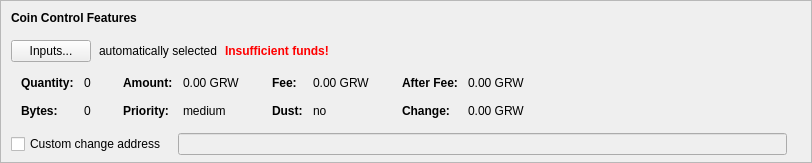
    <widget class="QFrame" name="frameCoinControl">
     <property name="sizePolicy">
      <sizepolicy hsizetype="Expanding" vsizetype="Expanding">
       <horstretch>0</horstretch>
       <verstretch>0</verstretch>
      </sizepolicy>
     </property>
     <property name="maximumSize">
      <size>
       <width>16777215</width>
       <height>16777215</height>
      </size>
     </property>
     <property name="frameShape">
      <enum>QFrame::StyledPanel</enum>
     </property>
     <property name="frameShadow">
      <enum>QFrame::Sunken</enum>
     </property>
     <layout class="QVBoxLayout" name="verticalLayoutCoinControl2">
      <property name="spacing">
       <number>0</number>
      </property>
      <property name="leftMargin">
       <number>0</number>
      </property>
      <property name="topMargin">
       <number>0</number>
      </property>
      <property name="rightMargin">
       <number>0</number>
      </property>
      <property name="bottomMargin">
       <number>6</number>
      </property>
      <item>
       <layout class="QVBoxLayout" name="verticalLayoutCoinControl" stretch="0,0,0,0,1">
        <property name="spacing">
         <number>0</number>
        </property>
        <property name="leftMargin">
         <number>10</number>
        </property>
        <property name="topMargin">
         <number>10</number>
        </property>
        <item>
         <layout class="QHBoxLayout" name="horizontalLayoutCoinControl1">
          <property name="bottomMargin">
           <number>15</number>
          </property>
          <item>
           <widget class="QLabel" name="labelCoinControlFeatures">
            <property name="sizePolicy">
             <sizepolicy hsizetype="Preferred" vsizetype="Maximum">
              <horstretch>0</horstretch>
              <verstretch>0</verstretch>
             </sizepolicy>
            </property>
            <property name="font">
             <font>
              <weight>75</weight>
              <bold>true</bold>
             </font>
            </property>
            <property name="styleSheet">
             <string notr="true">font-weight:bold;</string>
            </property>
            <property name="text">
             <string>Coin Control Features</string>
            </property>
           </widget>
          </item>
         </layout>
        </item>
        <item>
         <layout class="QHBoxLayout" name="horizontalLayoutCoinControl2" stretch="0,0,0,0">
          <property name="spacing">
           <number>8</number>
          </property>
          <property name="bottomMargin">
           <number>10</number>
          </property>
          <item>
           <widget class="QPushButton" name="pushButtonCoinControl">
            <property name="styleSheet">
             <string notr="true"/>
            </property>
            <property name="text">
             <string>Inputs...</string>
            </property>
            <property name="autoDefault">
             <bool>false</bool>
            </property>
           </widget>
          </item>
          <item>
           <widget class="QLabel" name="labelCoinControlAutomaticallySelected">
            <property name="text">
             <string>automatically selected</string>
            </property>
            <property name="margin">
             <number>5</number>
            </property>
           </widget>
          </item>
          <item>
           <widget class="QLabel" name="labelCoinControlInsuffFunds">
            <property name="font">
             <font>
              <weight>75</weight>
              <bold>true</bold>
             </font>
            </property>
            <property name="styleSheet">
             <string notr="true">color:red;font-weight:bold;</string>
            </property>
            <property name="text">
             <string>Insufficient funds!</string>
            </property>
            <property name="margin">
             <number>5</number>
            </property>
           </widget>
          </item>
          <item>
           <spacer name="horizontalSpacerCoinControl">
            <property name="orientation">
             <enum>Qt::Horizontal</enum>
            </property>
            <property name="sizeHint" stdset="0">
             <size>
              <width>40</width>
              <height>1</height>
             </size>
            </property>
           </spacer>
          </item>
         </layout>
        </item>
        <item>
         <widget class="QWidget" name="widgetCoinControl" native="true">
          <property name="sizePolicy">
           <sizepolicy hsizetype="Preferred" vsizetype="Preferred">
            <horstretch>0</horstretch>
            <verstretch>0</verstretch>
           </sizepolicy>
          </property>
          <property name="minimumSize">
           <size>
            <width>0</width>
            <height>0</height>
           </size>
          </property>
          <property name="styleSheet">
           <string notr="true"/>
          </property>
          <layout class="QHBoxLayout" name="horizontalLayoutCoinControl5">
           <property name="leftMargin">
            <number>0</number>
           </property>
           <property name="topMargin">
            <number>0</number>
           </property>
           <property name="rightMargin">
            <number>0</number>
           </property>
           <property name="bottomMargin">
            <number>0</number>
           </property>
           <item>
            <layout class="QHBoxLayout" name="horizontalLayoutCoinControl3" stretch="0,0,0,1">
             <property name="spacing">
              <number>20</number>
             </property>
             <property name="topMargin">
              <number>0</number>
             </property>
             <property name="bottomMargin">
              <number>10</number>
             </property>
             <item>
              <layout class="QFormLayout" name="formLayoutCoinControl1">
               <property name="horizontalSpacing">
                <number>10</number>
               </property>
               <property name="verticalSpacing">
                <number>14</number>
               </property>
               <property name="leftMargin">
                <number>10</number>
               </property>
               <property name="topMargin">
                <number>4</number>
               </property>
               <property name="rightMargin">
                <number>6</number>
               </property>
               <item row="0" column="0">
                <widget class="QLabel" name="labelCoinControlQuantityText">
                 <property name="font">
                  <font>
                   <weight>75</weight>
                   <bold>true</bold>
                  </font>
                 </property>
                 <property name="text">
                  <string>Quantity:</string>
                 </property>
                 <property name="margin">
                  <number>0</number>
                 </property>
                </widget>
               </item>
               <item row="0" column="1">
                <widget class="QLabel" name="labelCoinControlQuantity">
                 <property name="cursor">
                  <cursorShape>IBeamCursor</cursorShape>
                 </property>
                 <property name="contextMenuPolicy">
                  <enum>Qt::ActionsContextMenu</enum>
                 </property>
                 <property name="text">
                  <string notr="true">0</string>
                 </property>
                 <property name="margin">
                  <number>0</number>
                 </property>
                 <property name="textInteractionFlags">
                  <set>Qt::LinksAccessibleByMouse|Qt::TextSelectableByKeyboard|Qt::TextSelectableByMouse</set>
                 </property>
                </widget>
               </item>
               <item row="1" column="0">
                <widget class="QLabel" name="labelCoinControlBytesText">
                 <property name="font">
                  <font>
                   <weight>75</weight>
                   <bold>true</bold>
                  </font>
                 </property>
                 <property name="text">
                  <string>Bytes:</string>
                 </property>
                </widget>
               </item>
               <item row="1" column="1">
                <widget class="QLabel" name="labelCoinControlBytes">
                 <property name="cursor">
                  <cursorShape>IBeamCursor</cursorShape>
                 </property>
                 <property name="contextMenuPolicy">
                  <enum>Qt::ActionsContextMenu</enum>
                 </property>
                 <property name="text">
                  <string notr="true">0</string>
                 </property>
                 <property name="textInteractionFlags">
                  <set>Qt::LinksAccessibleByMouse|Qt::TextSelectableByKeyboard|Qt::TextSelectableByMouse</set>
                 </property>
                </widget>
               </item>
              </layout>
             </item>
             <item>
              <layout class="QFormLayout" name="formLayoutCoinControl2">
               <property name="horizontalSpacing">
                <number>10</number>
               </property>
               <property name="verticalSpacing">
                <number>14</number>
               </property>
               <property name="leftMargin">
                <number>6</number>
               </property>
               <property name="topMargin">
                <number>4</number>
               </property>
               <property name="rightMargin">
                <number>6</number>
               </property>
               <item row="0" column="0">
                <widget class="QLabel" name="labelCoinControlAmountText">
                 <property name="font">
                  <font>
                   <weight>75</weight>
                   <bold>true</bold>
                  </font>
                 </property>
                 <property name="text">
                  <string>Amount:</string>
                 </property>
                 <property name="margin">
                  <number>0</number>
                 </property>
                </widget>
               </item>
               <item row="0" column="1">
                <widget class="QLabel" name="labelCoinControlAmount">
                 <property name="cursor">
                  <cursorShape>IBeamCursor</cursorShape>
                 </property>
                 <property name="contextMenuPolicy">
                  <enum>Qt::ActionsContextMenu</enum>
                 </property>
                 <property name="text">
                  <string notr="true">0.00 GRW</string>
                 </property>
                 <property name="textInteractionFlags">
                  <set>Qt::LinksAccessibleByMouse|Qt::TextSelectableByKeyboard|Qt::TextSelectableByMouse</set>
                 </property>
                </widget>
               </item>
               <item row="1" column="0">
                <widget class="QLabel" name="labelCoinControlPriorityText">
                 <property name="font">
                  <font>
                   <weight>75</weight>
                   <bold>true</bold>
                  </font>
                 </property>
                 <property name="text">
                  <string>Priority:</string>
                 </property>
                </widget>
               </item>
               <item row="1" column="1">
                <widget class="QLabel" name="labelCoinControlPriority">
                 <property name="cursor">
                  <cursorShape>IBeamCursor</cursorShape>
                 </property>
                 <property name="contextMenuPolicy">
                  <enum>Qt::ActionsContextMenu</enum>
                 </property>
                 <property name="text">
                  <string>medium</string>
                 </property>
                 <property name="textInteractionFlags">
                  <set>Qt::LinksAccessibleByMouse|Qt::TextSelectableByKeyboard|Qt::TextSelectableByMouse</set>
                 </property>
                </widget>
               </item>
              </layout>
             </item>
             <item>
              <layout class="QFormLayout" name="formLayoutCoinControl3">
               <property name="horizontalSpacing">
                <number>10</number>
               </property>
               <property name="verticalSpacing">
                <number>14</number>
               </property>
               <property name="leftMargin">
                <number>6</number>
               </property>
               <property name="topMargin">
                <number>4</number>
               </property>
               <property name="rightMargin">
                <number>6</number>
               </property>
               <item row="0" column="0">
                <widget class="QLabel" name="labelCoinControlFeeText">
                 <property name="font">
                  <font>
                   <weight>75</weight>
                   <bold>true</bold>
                  </font>
                 </property>
                 <property name="text">
                  <string>Fee:</string>
                 </property>
                 <property name="margin">
                  <number>0</number>
                 </property>
                </widget>
               </item>
               <item row="0" column="1">
                <widget class="QLabel" name="labelCoinControlFee">
                 <property name="cursor">
                  <cursorShape>IBeamCursor</cursorShape>
                 </property>
                 <property name="contextMenuPolicy">
                  <enum>Qt::ActionsContextMenu</enum>
                 </property>
                 <property name="text">
                  <string notr="true">0.00 GRW</string>
                 </property>
                 <property name="textInteractionFlags">
                  <set>Qt::LinksAccessibleByMouse|Qt::TextSelectableByKeyboard|Qt::TextSelectableByMouse</set>
                 </property>
                </widget>
               </item>
               <item row="1" column="0">
                <widget class="QLabel" name="labelCoinControlLowOutputText">
                 <property name="font">
                  <font>
                   <weight>75</weight>
                   <bold>true</bold>
                  </font>
                 </property>
                 <property name="text">
                  <string>Dust:</string>
                 </property>
                </widget>
               </item>
               <item row="1" column="1">
                <widget class="QLabel" name="labelCoinControlLowOutput">
                 <property name="cursor">
                  <cursorShape>IBeamCursor</cursorShape>
                 </property>
                 <property name="contextMenuPolicy">
                  <enum>Qt::ActionsContextMenu</enum>
                 </property>
                 <property name="text">
                  <string>no</string>
                 </property>
                 <property name="textInteractionFlags">
                  <set>Qt::LinksAccessibleByMouse|Qt::TextSelectableByKeyboard|Qt::TextSelectableByMouse</set>
                 </property>
                </widget>
               </item>
              </layout>
             </item>
             <item>
              <layout class="QFormLayout" name="formLayoutCoinControl4">
               <property name="horizontalSpacing">
                <number>10</number>
               </property>
               <property name="verticalSpacing">
                <number>14</number>
               </property>
               <property name="leftMargin">
                <number>6</number>
               </property>
               <property name="topMargin">
                <number>4</number>
               </property>
               <property name="rightMargin">
                <number>6</number>
               </property>
               <item row="0" column="0">
                <widget class="QLabel" name="labelCoinControlAfterFeeText">
                 <property name="font">
                  <font>
                   <weight>75</weight>
                   <bold>true</bold>
                  </font>
                 </property>
                 <property name="text">
                  <string>After Fee:</string>
                 </property>
                 <property name="margin">
                  <number>0</number>
                 </property>
                </widget>
               </item>
               <item row="0" column="1">
                <widget class="QLabel" name="labelCoinControlAfterFee">
                 <property name="cursor">
                  <cursorShape>IBeamCursor</cursorShape>
                 </property>
                 <property name="contextMenuPolicy">
                  <enum>Qt::ActionsContextMenu</enum>
                 </property>
                 <property name="text">
                  <string notr="true">0.00 GRW</string>
                 </property>
                 <property name="textInteractionFlags">
                  <set>Qt::LinksAccessibleByMouse|Qt::TextSelectableByKeyboard|Qt::TextSelectableByMouse</set>
                 </property>
                </widget>
               </item>
               <item row="1" column="0">
                <widget class="QLabel" name="labelCoinControlChangeText">
                 <property name="font">
                  <font>
                   <weight>75</weight>
                   <bold>true</bold>
                  </font>
                 </property>
                 <property name="text">
                  <string>Change:</string>
                 </property>
                </widget>
               </item>
               <item row="1" column="1">
                <widget class="QLabel" name="labelCoinControlChange">
                 <property name="cursor">
                  <cursorShape>IBeamCursor</cursorShape>
                 </property>
                 <property name="contextMenuPolicy">
                  <enum>Qt::ActionsContextMenu</enum>
                 </property>
                 <property name="text">
                  <string notr="true">0.00 GRW</string>
                 </property>
                 <property name="textInteractionFlags">
                  <set>Qt::LinksAccessibleByMouse|Qt::TextSelectableByKeyboard|Qt::TextSelectableByMouse</set>
                 </property>
                </widget>
               </item>
              </layout>
             </item>
            </layout>
           </item>
          </layout>
         </widget>
        </item>
        <item>
         <layout class="QHBoxLayout" name="horizontalLayoutCoinControl4" stretch="0,0,0">
          <property name="spacing">
           <number>12</number>
          </property>
          <property name="sizeConstraint">
           <enum>QLayout::SetDefaultConstraint</enum>
          </property>
          <property name="topMargin">
           <number>5</number>
          </property>
          <property name="rightMargin">
           <number>5</number>
          </property>
          <item>
           <widget class="QCheckBox" name="checkBoxCoinControlChange">
            <property name="toolTip">
             <string>If this is activated, but the change address is empty or invalid, change will be sent to a newly generated address.</string>
            </property>
            <property name="text">
             <string>Custom change address</string>
            </property>
           </widget>
          </item>
          <item>
           <widget class="QValidatedLineEdit" name="lineEditCoinControlChange">
            <property name="enabled">
             <bool>false</bool>
            </property>
            <property name="sizePolicy">
             <sizepolicy hsizetype="Expanding" vsizetype="Fixed">
              <horstretch>0</horstretch>
              <verstretch>0</verstretch>
             </sizepolicy>
            </property>
           </widget>
          </item>
          <item>
           <widget class="QLabel" name="labelCoinControlChangeLabel">
            <property name="sizePolicy">
             <sizepolicy hsizetype="Preferred" vsizetype="Expanding">
              <horstretch>0</horstretch>
              <verstretch>0</verstretch>
             </sizepolicy>
            </property>
            <property name="minimumSize">
             <size>
              <width>0</width>
              <height>0</height>
             </size>
            </property>
            <property name="text">
             <string/>
            </property>
            <property name="margin">
             <number>3</number>
            </property>
           </widget>
          </item>
         </layout>
        </item>
        <item>
         <spacer name="verticalSpacerCoinControl">
          <property name="orientation">
           <enum>Qt::Vertical</enum>
          </property>
          <property name="sizeHint" stdset="0">
           <size>
            <width>800</width>
            <height>1</height>
           </size>
          </property>
         </spacer>
        </item>
       </layout>
      </item>
     </layout>
    </widget>
